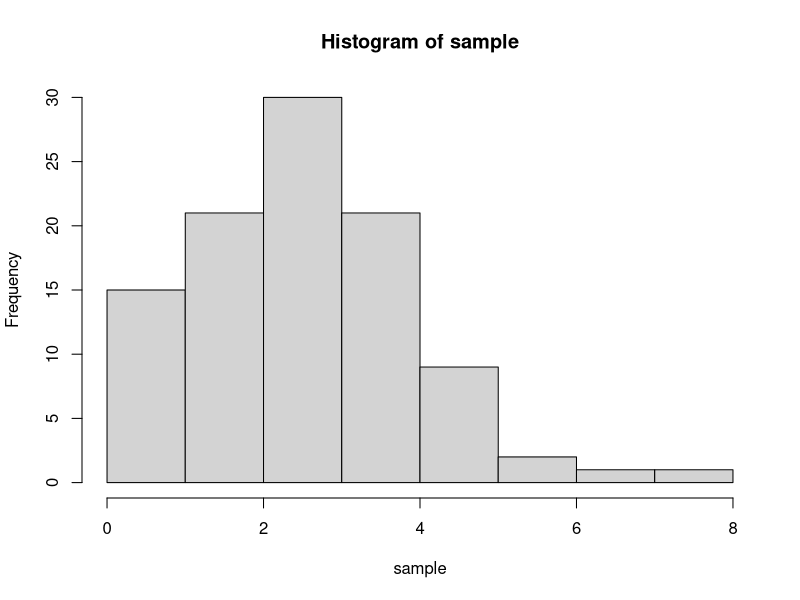
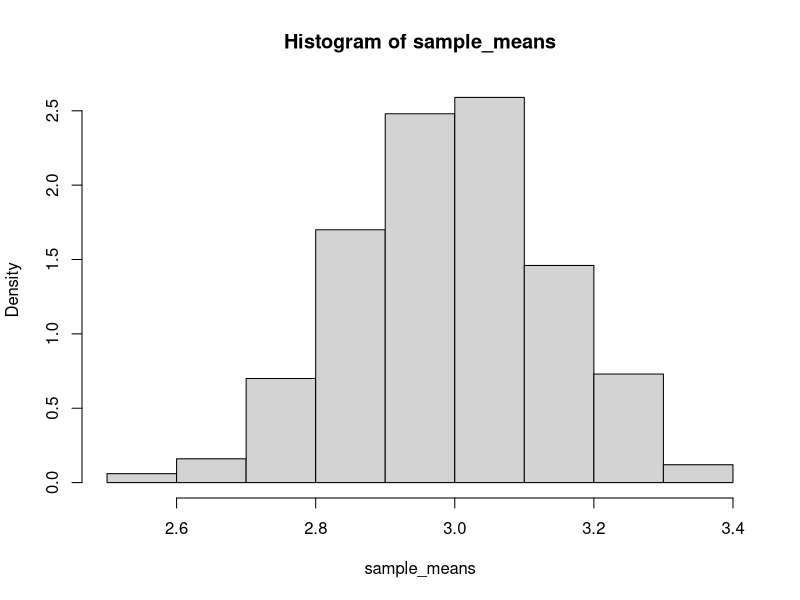
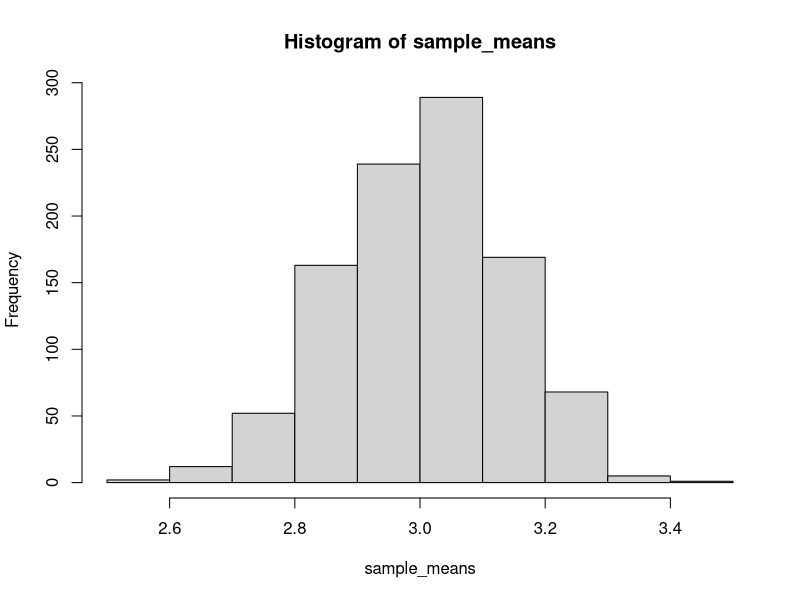
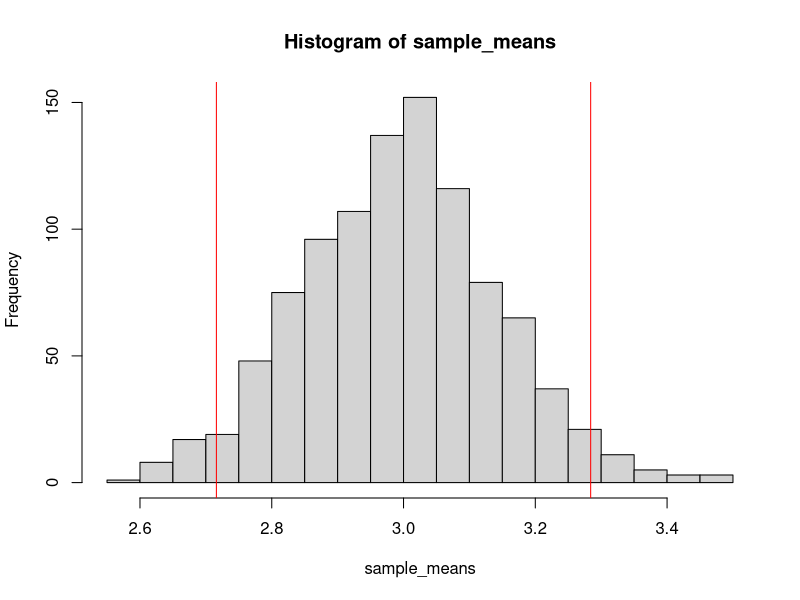
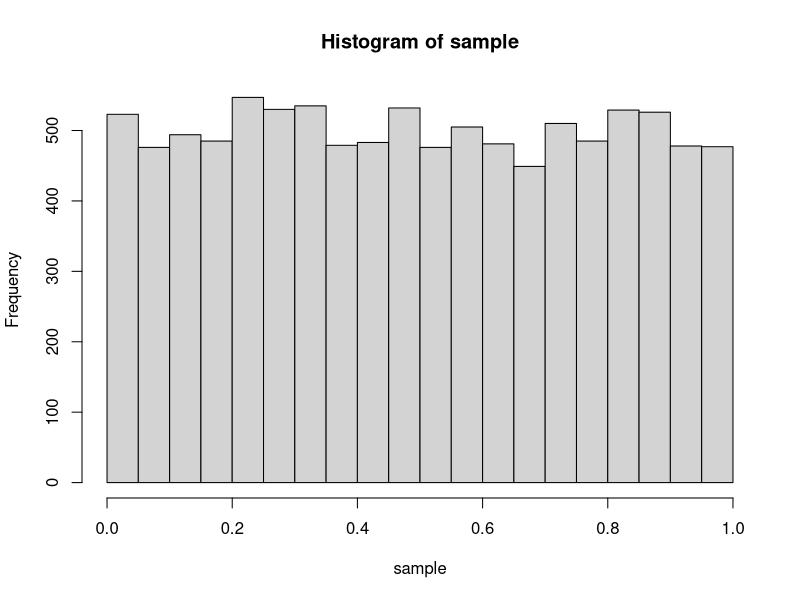
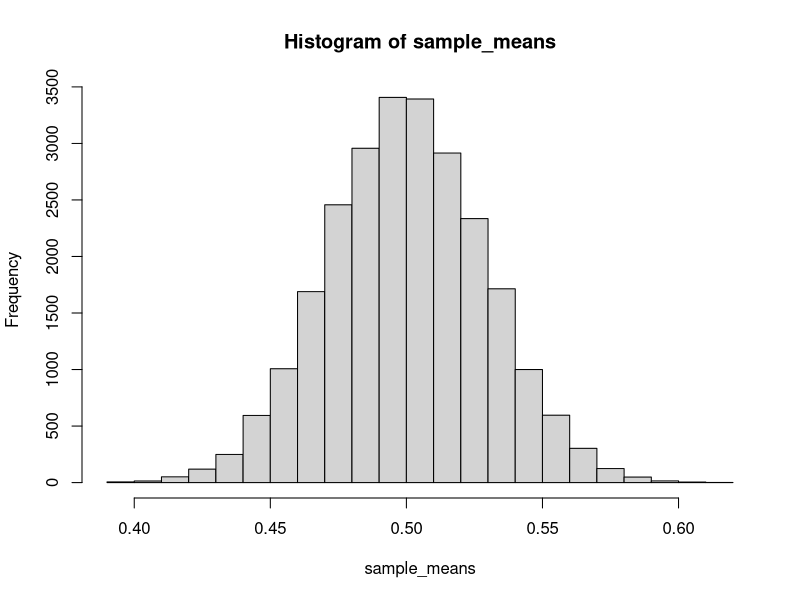
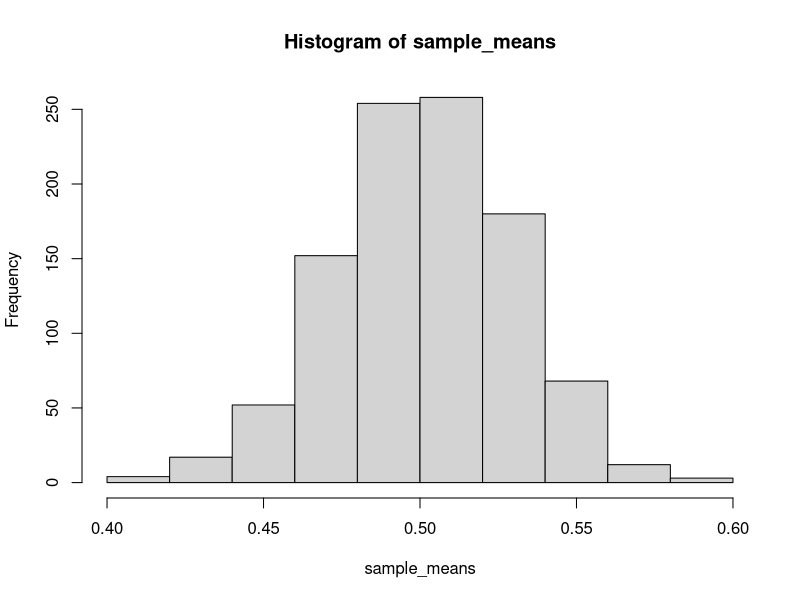
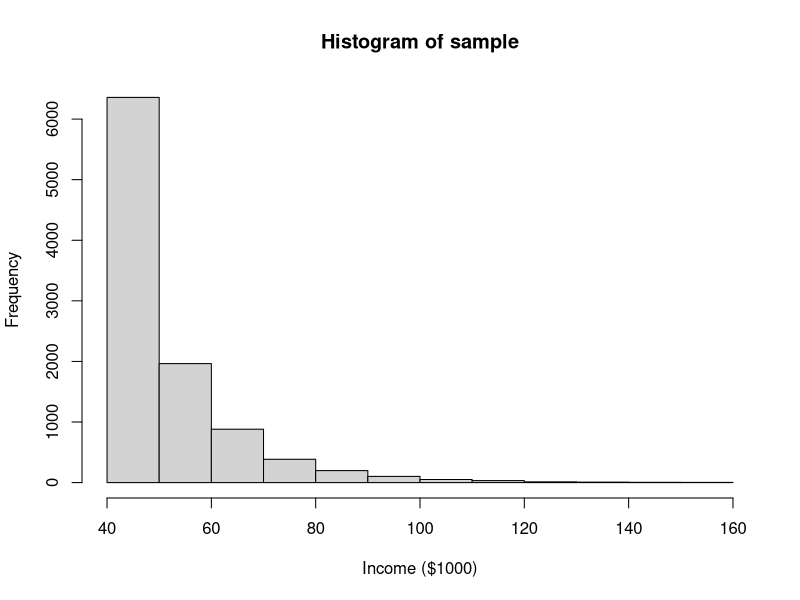

The R script that drew these images, in order:
## ---- chunk 1
max_n <- 15
for(i in 1:10) {
	print(i)
}
## ---- chunk 2

## ---- chunk 3
# 100 observations of Binomial Random Variable
sample <- rbinom(100, size = 10, prob = 0.3)

# Histogram of sample
hist(sample)

# True mean = 10 * 0.3 = 3
# Calculate Sample mean
mean(sample)
## ---- chunk 4

# To store sample means
sample_means <- c()

for(i in 1:1000) {
	sample <- rbinom(n = 100, size = 10, prob = 0.3)
	sample_means <- c(sample_means, mean(sample))
}

# mu = 10 * 0.3
mean(sample_means)

# sd of sample distribution
# = sqrt(10 * 0.3 * 0.7)/sqrt(100) = .1449138
sd(sample_means)

hist(sample_means, freq = FALSE)
## ---- chunk 5

n_obs <- 100
n_trials <- 1000

sample_means <- c()

for(i in 1:n_trials){
	sample <- rbinom(n = n_obs, size = 10, prob = 0.3)
	mean <- mean(sample)
	
	sample_means <- c(sample_means, mean)
}

hist(sample_means)

## ---- chunk 6

# Calculate population mean and population sd
pop_mean <- 0.3 * 10
pop_sd <- sqrt(0.3 * 0.7 * 10)
n_obs <- 100

# Critical value for normal distribution
# 95% confidence interval
# 2.5% to the left, 2.5% to the right
zstar <- qnorm(0.975)

# Calculate margin of error
# zstar * sd of sample distribution
# 1.96 * 1.544 / sqrt(100)
moe <- zstar * pop_sd/sqrt(n_obs)

# Calculate upper and lower confidence interval
ci_lower <- pop_mean - moe
ci_upper <- pop_mean + moe

# Plot histogram for sample distribution and add vertical lines for confidence interval
# abline will make vertical lines for us
sample_means <- c()

for(i in 1:1000){
	sample <- rbinom(n = n_obs, size = 10, prob = 0.3)
	mean <- mean(sample)
	
	sample_means <- c(sample_means, mean)
}

hist(sample_means, breaks = 20)
abline(v = ci_lower, col = "red")
abline(v = ci_upper, col = "red")
## ---- chunk 7
# Calculate population mean and population sd
pop_mean <- 0.3 * 10
pop_sd <- sqrt(0.3 * 0.7 * 10)
n_obs <- 10000
# 0.5% to the left, 0.5% to the right, middle 99%
zstar <- qnorm(0.995)
moe <- zstar * pop_sd/sqrt(n_obs)

in_confidence_interval <- c()

# Creating confidence interval and storing whether or not the population mean is within that confidence interval, 10000
for(i in 1:1000) {
	sample <- rbinom(n = n_obs, size = 10, prob = 0.3)
	sample_mean <- mean(sample)
	
	# Calculate upper and lower confidence interval
	ci_lower <- sample_mean - moe
	ci_upper <- sample_mean + moe
	
	# Check if population mean, 3, is in CI
	is_in <- (pop_mean < ci_upper) & (pop_mean > ci_lower)
	in_confidence_interval <- c(in_confidence_interval, is_in)
}

mean(in_confidence_interval)
## ---- chunk 8

## ---- chunk 9

## ---- chunk 10

## ---- chunk 11
# 100 observations of Uniform Random Variable
sample <- runif(n = 10000, min = 0, max = 1)

# True mean = 0.5
hist(sample)
mean(sample)
## ---- chunk 12
sample_means <- c()

for(i in 1:25000){
	sample <- runif(n = 100, min = 0, max = 1)
	mean <- mean(sample)
	
	sample_means <- c(sample_means, mean)
}

hist(sample_means, breaks = 20)
## ---- chunk 13
n_obs <- 100
n_trials <- 1000

sample_means <- c()

for(i in 1:n_trials){
	sample <- runif(n = n_obs, min = 0, max = 1)
	mean <- mean(sample)
	
	sample_means <- c(sample_means, mean)
}

hist(sample_means)

## ---- chunk 14
sample <- 40 + 10 * rweibull(n = 10000, shape = 0.85)

# Histogram of sample
hist(sample, xlab = "Income ($1000)")
## ---- chunk 15
sample_means <- c()

for(i in 1:10000){
	sample <- 40 + 10 * rweibull(n = 1000, shape = 0.85)
	mean <- mean(sample)
	
	sample_means <- c(sample_means, mean)
}

hist(sample_means, breaks = 20)
